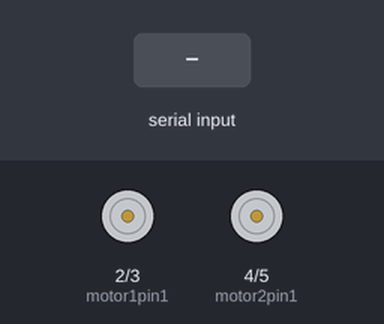
The sketch below on a simulated Arduino Uno, built with avr-gcc and run on an emulated ATmega328P. On the bench: motor-driver pin pairs drawn as motors (green arrow = first pin HIGH = forward, orange = second pin HIGH = backward, longer = more drive, scaled by the enable pin). The inputs (shaded band) are chosen by the test bench.

Above: at 1.2 s.
1.3 s: "F" received over Serial
At 1.46 s:
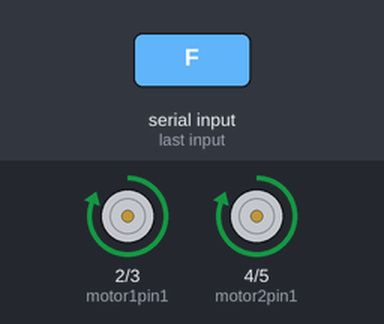
3.0 s: "B" received over Serial
At 4.3 s:
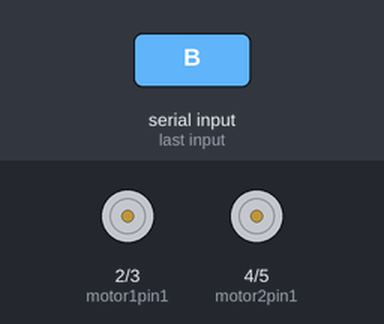
4.6 s: "L" received over Serial
At 5.9 s:
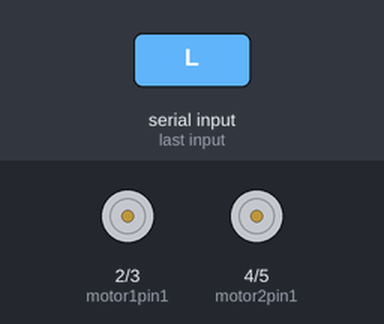
6.2 s: "R" received over Serial
At 7.5 s:
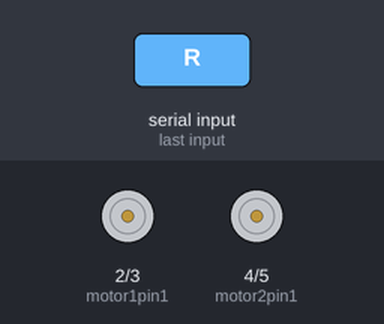
Timing chart, 0 to 8.8 s (numbered marks = the images above; inputs shaded):
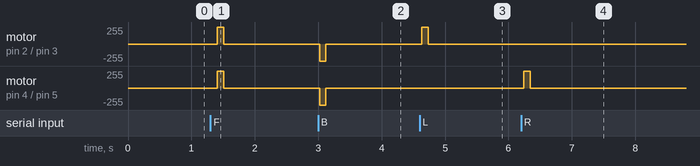

The sketch:

Car.ino
```cpp
int motor1pin1 = 2;
int motor1pin2 = 3;
int En1 = 9;
int En2 = 10;
int motor2pin1 = 4;
int motor2pin2 = 5;
unsigned long long int Runtime;

void setup()
{
  pinMode(motor1pin1, OUTPUT);
  pinMode(motor1pin2, OUTPUT);
  pinMode(motor2pin1, OUTPUT);
  pinMode(motor2pin2, OUTPUT);
  pinMode(En1,OUTPUT);
  pinMode(En2,OUTPUT);
  Serial.begin(9600);

}
void Stop(){
  digitalWrite(motor1pin1, LOW);
  digitalWrite(motor1pin2, LOW);

  digitalWrite(motor2pin1, LOW);
  digitalWrite(motor2pin2, LOW);

  }
void RunMotor1()
{
  Stop();
  digitalWrite(motor1pin1, HIGH);
  digitalWrite(motor1pin2, LOW);

}
void BackwordRunMotor1()
{

  digitalWrite(motor1pin1, LOW);
  digitalWrite(motor1pin2, HIGH);

}
void RunMotor2()
{
  Stop();
  digitalWrite(motor2pin1, HIGH);
  digitalWrite(motor2pin2, LOW);

}
void BackwordRunMotor2()
{

  digitalWrite(motor2pin1, LOW);
  digitalWrite(motor2pin2, HIGH);

}

void Forward(){
  analogWrite(En1,255);
  analogWrite(En2,255);
  digitalWrite(motor1pin1, HIGH);
  digitalWrite(motor2pin1, HIGH);
  digitalWrite(motor1pin2, LOW);
  digitalWrite(motor2pin2, LOW);


  }
void Backword(){
  Stop();
  digitalWrite(motor1pin1, LOW);
  digitalWrite(motor1pin2, HIGH);

  digitalWrite(motor2pin1, LOW);
  digitalWrite(motor2pin2, HIGH);
  analogWrite(En1,255);
  analogWrite(En2,255);
  }

void loop()
{
  Stop();
if(Serial.available()){
  delay(10);
char c = Serial.read();
if(c=='F'){
  Forward();
  }
if(c=='B'){
  Backword();

  }
if (c=='L'){
  Stop();
  RunMotor1();

  }
if(c=='R'){
  Stop();
  RunMotor2();

  }
 if(c=='S'){
  Stop();
  }

  }

  delay(100);
}
```

Measured:
- after the input at 1.3 s, motor on pin 2 (motor1pin1) / pin 3 (motor1pin2), motor on pin 4 (motor2pin1) / pin 5 (motor2pin2): stopped → forward 255/255 after 0.11 s, → stopped 0.10 s later
- after the input at 3.0 s, motor on pin 2 (motor1pin1) / pin 3 (motor1pin2), motor on pin 4 (motor2pin1) / pin 5 (motor2pin2): stopped → backward 255/255 at once, → stopped 0.10 s later
- after the input at 4.6 s, motor on pin 2 (motor1pin1) / pin 3 (motor1pin2): stopped → forward 255/255 at once, → stopped 0.10 s later
- after the input at 6.2 s, motor on pin 4 (motor2pin1) / pin 5 (motor2pin2): stopped → forward 255/255 at once, → stopped 0.10 s later
